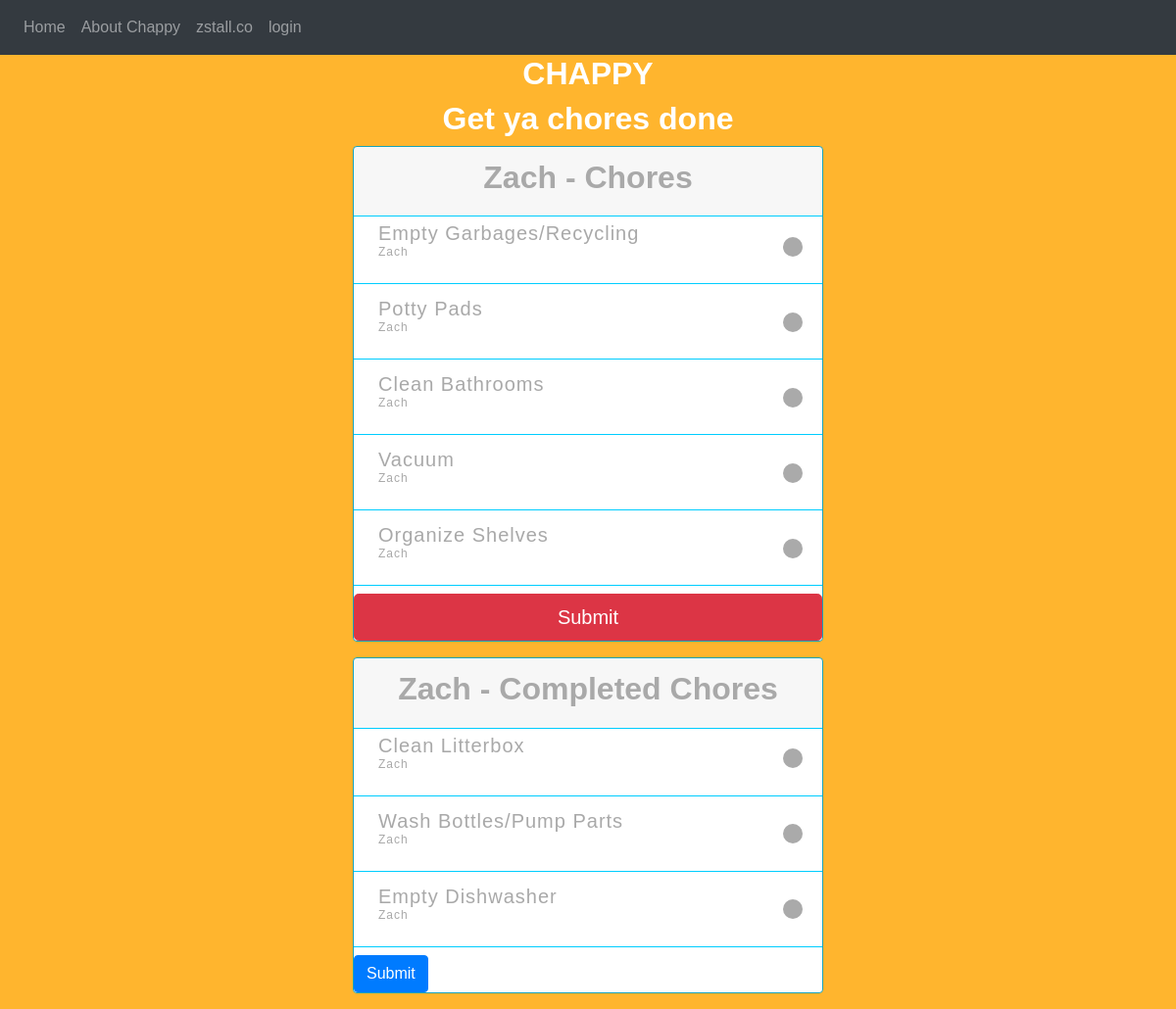
/chores (signed in), run on the app's committed database.
### tables this page shows
CREATE TABLE users (
 id INTEGER PRIMARY KEY,
 fname TEXT NOT NULL,
 lname TEXT NOT NULL,
 phone TEXT NOT NULL,
 email TEXT NOT NULL
, username text, password text);

CREATE TABLE chores (
 id INTEGER PRIMARY KEY,
 chore TEXT NOT NULL,
 schedule TEXT NOT NULL,
 name TEXT,
 done TEXT
);

### fchap.py (the view)
@app.route("/chores", methods=['GET', 'POST'])
def chores():
    if g.user == 'admin':
        chores = chap.query_db("select name, chore from chores where done = 'False'")
        names = chap.query_db("select fname from users")
        done_chores = chap.query_db("select name, chore from chores where done = 'True'")
        dic_login = {}
        dic_done = {}
        for nm in names:
            if nm[0] == 'admin':
                pass
            else:
                dic_login[nm[0]]=[]
        for nm in names:
            if nm[0] == 'admin':
                pass
            else:
                dic_done[nm[0]]=[]
        for nm in chores:
            if nm[0] == 'admin':
                pass
            else:
                dic_login[nm[0]]+=[nm[1]]
        print(done_chores)
        print(dic_done)
        for nm in done_chores:
            if nm[0] == 'admin':
                pass
            else:
                dic_done[nm[0]]+=[nm[1]]
        return render_template('chores.html', chrs=dic_login, dchrs=dic_done, user=session['user'])
    else:
        fname = chap.query_db("select fname from users where username = '"+g.user+"'")
        nm = fname[0][0]
        chores = chap.query_db("select chore from chores where done = 'False' and name = '"+nm+"'")
        done_chores = chap.query_db("select chore from chores where done = 'True' and name = '"+nm+"'")
        dic_login = {}
        dic_done = {}
        dic_login[nm]=[]
        dic_done[nm]=[]
        for chr in chores:
            dic_login[nm]+=chr
        for chr in done_chores:
            dic_done[nm]+=chr
        return render_template('chores.html', chrs=dic_login, dchrs=dic_done, user=session['user'])

### chap.py (called while the page is built)
def query_db(select_statement, trace=False):
    try:
        sqliteConnection = sqlite3.connect('chappydb.db')
        cursor = sqliteConnection.cursor()
        if trace:
            print("Connected to SQLite")
        sqlite_select_query = select_statement
        cursor.execute(sqlite_select_query)
        records = cursor.fetchall()
        if trace:
            print("Total rows are:  ", len(records))
            print("Printing each query result")
            print(records)
        cursor.close()
        return records
    except sqlite3.Error as error:
        print("Failed to read data from sqlite table", error)
    finally:
        if (sqliteConnection):
            sqliteConnection.close()
            if trace:
                print("The SQLite connection is closed")

### fchap.py (called while the page is built)
@app.before_request
def before_request():
    g.user = None
    if 'user' in session:
        g.user = session['user']

### templates/chores.html (shortened to what this page needs)
{% extends "base.html" %}
{% block content %}
<div class="task">
  <h1>CHAPPY</h1>
  <h4>Get ya chores done</h4>
  {% set counter = [1] %}
  {% for name in chrs %}
  <div class="card border-info mb-3">
    <div class="card-header">
      <h3>{{ name }} - Chores</h3>
    </div>
    <form action="/update" method="POST">
    {% for chr in chrs[name] %}
      <label for="label-{{ counter[0] }}">
        <h5>
          {{ chr }}
          <span>{{ name }}</span>
        </h5>
      </label>
    {% endfor %}
      <button type="submit" class="btn btn-danger btn-lg btn-block">Submit</button>
    </form>
  </div>
  <div class="card border-info mb-3">
    <div class="card-header">
      <h3>{{ name }} - Completed Chores</h3>
    </div>
    <form action="/incomplete" method="POST">
    {% for chr in dchrs[name] %}
      <label for="label-{{ counter[0] }}">
        <h5>
          {{ chr }}
          <span>{{ name }}</span>
        </h5>
      </label>
    {% endfor %}
      <button type="submit" class="btn btn-primary">Submit</button>
    </form>
  </div>
  {% endfor %}
</div>
{% endblock %}

### templates/base.html (shortened to what this page needs)
<!DOCTYPE html>
<html lang="en" dir="ltr">
  <head>
    <link rel="stylesheet" href="https://maxcdn.bootstrapcdn.com/bootstrap/4.5.2/css/bootstrap.min.css">
    <link rel="stylesheet" href="/static/css/main.css">
  </head>
  <body id="chappPage" data-spy="scroll" data-target=".navbar" data-offset="100">
    <nav class="navi navbar navbar-expand-lg bg-dark navbar-dark sticky-top latofont">
      <div class="collapse navbar-collapse" id="zNavbar">
        <ul class="navbar-nav mr-auto">
          <li class="nav-item">
            <a class="nav-link" href="#">Home<span class="sr-only">(current)</span></a>
          </li>
          <li class="nav-item">
            <a class="nav-link" href="#">About Chappy</a>
          </li>
          <li class="nav-item">
            <a class="nav-link" href="#">zstall.co</a>
          </li>
          <li class="nav-item">
            <a class="nav-link" href="/login">login</a>
          </li>
        </ul>
      </div>
    </nav>
    {% block content %}
    {% endblock %}
  </body>
</html>

### static/css/main.css (style rules this page uses)
html, body { margin: 0; padding: 0; border: 0; font-size: 100%; }
body { background: #FFB52E; font-family: sans-serif; }
h1, h4 { color: #fff; text-align: center; font-size: 32px; font-weight: 900; }
h3 { color: #a9a9a9; text-align: center; font-size: 32px; font-weight: 900; }
.card { width: 40%; margin: auto; }
.card-header { border-bottom: 1px solid #00CDFF; }
label { background: #fff; height: 69px; width: 100%; display: block; border-bottom: 1px solid #00CDFF; color: #a9a9a9; text-transform: capitalize; font-weight: 900; font-size: 11px; letter-spacing: 1px; text-indent: 20px; cursor: pointer; transition: all 0.7s ease; position: relative; padding: 5px; box-sizing: border-box; -moz-box-sizing: border-box; -webkit-box-sizing: border-box; }
label h5 span { display: block; font-size: 12px; text-transform: capitalize; font-weight: normal; color: #a9a9a9; }
label:before { content:""; width: 20px; height: 20px; background: #aaa; display: block; position: absolute; border-radius: 100%; right: 20px; top: 30%; transition: border 0.7s ease }

### data on the page
users: fname "Zach"
chores: chore "Empty Garbages/Recycling"
chores: chore "Potty Pads"
chores: chore "Clean Bathrooms"
chores: chore "Vacuum"
chores: chore "Organize Shelves"
chores: chore "Clean Litterbox"
chores: chore "Wash Bottles/Pump Parts"
chores: chore "Empty Dishwasher"
